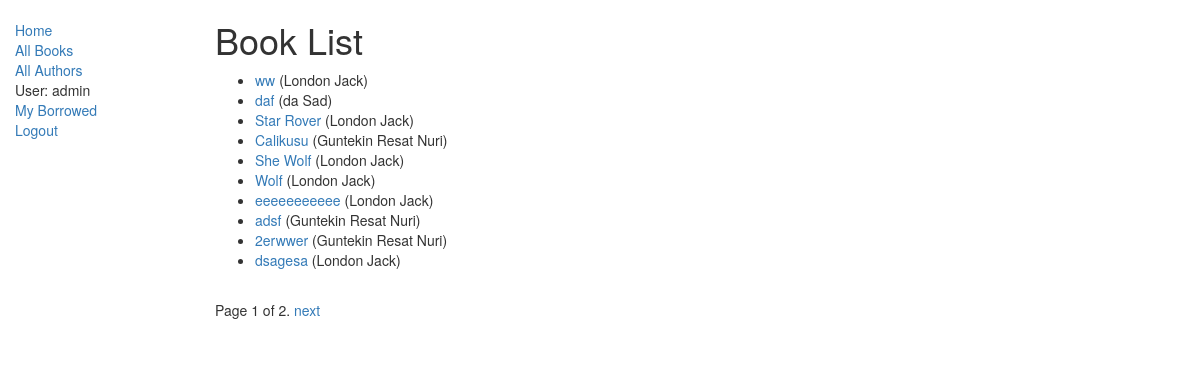
Page /catalog/books/ (signed in) on the committed database.
### catalog/models.py (models this page shows, shortened)
class Book(models.Model):
	title = models.CharField(max_length=200)
	author = models.ForeignKey('Author', on_delete = models.SET_NULL, null = True)
	summary = models.TextField(max_length=1000, help_text='Enter a brief description of the book')
	isbn = models.CharField('ISBN', max_length=13, help_text='13 Character <a href = "https://www.isbn-international.org/content/what-isbn">ISBN number</a>')
	genre = models.ManyToManyField(Genre, help_text='Select a genre for this book')
	language = models.ForeignKey('Language', on_delete = models.SET_NULL, null=True)
	def display_genre(self):
		'''
		Creates a string for the Genre. This is required to diplay genre in Admin.
		'''
		return ' | '.join([genre.name for genre in self.genre.all()[:3] ])
	display_genre.short_description = 'Genre'
	def get_absolute_url(self):
		return reverse('book-detail', args=[str(self.id)])

class Author(models.Model):
	first_name = models.CharField(max_length=100)
	last_name = models.CharField(max_length=100)
	date_of_birth = models.DateField(null=True, blank=True)
	date_of_death = models.DateField('Died', null=True, blank=True)
	class Meta:
		ordering = ['last_name', 'first_name']
	def __str__(self):
		return '{0} {1}'.format(self.last_name, self.first_name)

### catalog/views.py (the view)
# urls.py: path('books/', views.BookListView.as_view(), name ='books'),
class BookListView(generic.ListView):
	model = Book
	paginate_by = 10

### catalog/templates/catalog/book_list.html
{% extends 'base_generic.html' %}
{% block content %}
	<h1>Book List</h1>
	{% if book_list %}
	<ul>
		{% for book in book_list %}
		<li>
			<a href="{{ book.get_absolute_url }}">{{ book.title }}</a> ({{book.author}})
		</li>
		{% endfor %}
	</ul>
	{% else %}
		<p>There are no books in the library.</p>
	{% endif %}
{% endblock %}

### catalog/templates/base_generic.html (shortened to what this page needs)
	<!DOCTYPE html>
<html lang="en">
<head>
	<link rel="stylesheet" type="text/css" href="https://maxcdn.bootstrapcdn.com/bootstrap/3.3.7/css/bootstrap.min.css">
  	{% load static %}
  	<link rel="stylesheet" type="text/css" href="{% static 'css/styles.css' %}">
</head>
<body>
	<div class="container-fluid">
		<div class="row">
			<div class="col-sm-2">
				{% block sidebar %}
				<ul class="sidebar-nav">
					<li><a href="{% url 'index' %}">Home</a></li>
					<li><a href="{% url 'books' %}">All Books</a></li>
					<li><a href="">All Authors</a></li>
					{% if user.is_authenticated %}
						<li>User: {{ user.get_username }}</li>
						<li><a href="{% url 'my-borrowed' %}">My Borrowed</a></li>
						<li><a href="{% url 'logout'%}?next={{request.path}}">Logout</a></li>
					{% else %}
						<li><a href="{% url 'login'%}?next={{request.path}}">Login</a></li>
					{% endif %}
				</ul>
				{% endblock %}
			</div>
			<div class="col-sm-10">
				{% block content %}{% endblock %}
				{% block pagination %}
  {% if is_paginated %}
      <div class="pagination">
          <span class="page-links">
              <span class="page-current">
                  Page {{ page_obj.number }} of {{ page_obj.paginator.num_pages }}.
              </span>
              {% if page_obj.has_next %}
                  <a href="{{ request.path }}?page={{ page_obj.next_page_number }}">next</a>
              {% endif %}
          </span>
      </div>
  {% endif %}
{% endblock %}
			</div>
		</div>
	</div>
</body>
</html>

### catalog/static/styles.css (style rules this page uses)
.sidebar-nav { margin-top: 20px; padding: 0; list-style: none; }

### rows in the picture
Book: title "ww", author "London Jack"
Book: title "daf", author "da Sad"
Book: title "Star Rover", author "London Jack"
Book: title "Calikusu", author "Guntekin Resat Nuri"
Book: title "She Wolf", author "London Jack"
Book: title "Wolf", author "London Jack"
Book: title "eeeeeeeeeee", author "London Jack"
Book: title "adsf", author "Guntekin Resat Nuri"
Book: title "2erwwer", author "Guntekin Resat Nuri"
Book: title "dsagesa", author "London Jack"

### other values in the picture
{{ user.get_username }} "admin"
{{ page_obj.number }} "1"
{{ page_obj.paginator.num_pages }} "2"
